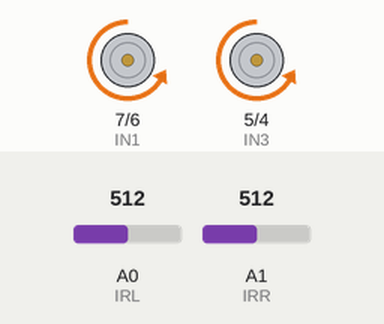
A sketch run on a simulated Arduino Uno, built with avr-gcc and run on an emulated ATmega328P. Shown: motor-driver pin pairs drawn as motors (green arrow = first pin HIGH = forward, orange = second pin HIGH = backward, longer = more drive, scaled by the enable pin). Inputs (shaded band) come from the test bench; at power-on: A0 (IRL) = 512, A1 (IRR) = 512.

Above: at 3.5 s.
3.6 s: A0 (IRL) set to 40
At 4.2 s:
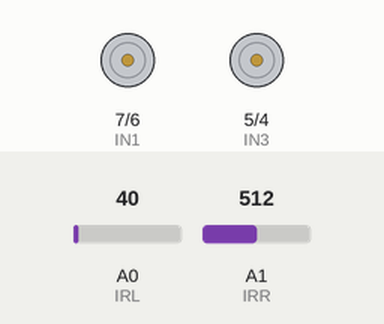
7.1 s: A0 (IRL) set to 60
At 7.7 s:
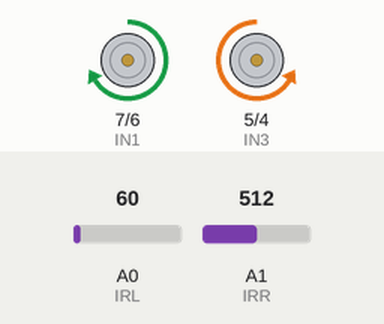
Timing chart, 0 to 16.8 s (numbered marks = the images above; inputs shaded):
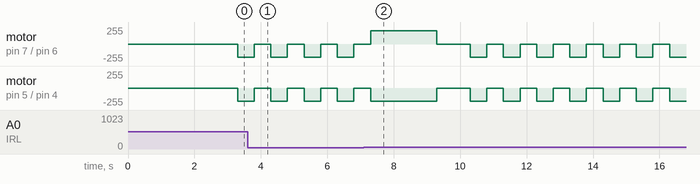

The sketch:

Linei.ino
```cpp
const int IN1 = 7;
const int IN2 = 6;
const int IN3 = 5;
const int IN4 = 4;
const int ENA = 9;
const int ENB = 10;
const int IRL = A0;
const int IRR = A1;
int LEFT_SENSOR = 1000;
int RIGHT_SENSOR = 1000;
int thresholdIR = 50;


int program = 0;
int moveNum = 0;

void setup() {
  Serial.begin (9600);
  pinMode (IN1, OUTPUT);
  pinMode (IN2, OUTPUT);
  pinMode (IN3, OUTPUT);
  pinMode (IN4, OUTPUT);
  pinMode (ENA, OUTPUT);
  pinMode (ENB, OUTPUT);
  pinMode(IRL, INPUT); // initialize Right sensor as an inut
  pinMode(IRR, INPUT); // initialize Left sensor as as input

  delay(300);

  analogWrite(ENA, 200);
  analogWrite(ENB, 200);

  delay(2000);
}

void loop() {
  checkIRSensor();
  FirstProgram();
}

void checkIRSensor() {
  LEFT_SENSOR = analogRead(IRL);
  RIGHT_SENSOR = analogRead(IRR);
}

void FirstProgram() {
  if (moveNum == 0 || moveNum == 2 || moveNum == 4 || moveNum == 6) {
    normalMove();
  }
  else if(moveNum == 1){
    turnRight();
  }
  else if(moveNum == 3){
    turnReverseRight();
  }
  else if(moveNum == 5){
    turnLeft();
  }
  else if(moveNum == 7){
    turnReverseRight();
    moveNum = 0;
  }
}

void turnRight(){
    do{
      moveRight();
      delay(500);
      mstop();
      delay(500);
      checkIRSensor();
    } while (RIGHT_SENSOR < thresholdIR || LEFT_SENSOR < thresholdIR);
    moveForward();
    delay(2000);
    moveNum++;
}

void turnLeft(){
    do{
      moveLeft();
      delay(500);
      mstop();
      delay(500);
      checkIRSensor();
    } while (RIGHT_SENSOR < thresholdIR || LEFT_SENSOR < thresholdIR);
    moveForward();
    delay(2000);
    moveNum++;
}

void turnReverseRight(){
    do{
      moveRight();
      delay(500);
      mstop();
      delay(500);
      checkIRSensor();
    } while (RIGHT_SENSOR < thresholdIR);

    do{
      moveRight();
      delay(500);
      mstop();
      delay(500);
      checkIRSensor();
    } while (RIGHT_SENSOR > thresholdIR);

    moveNum++;
}


void normalMove() {
  if (RIGHT_SENSOR < thresholdIR && LEFT_SENSOR < thresholdIR) //FORWARD
  {
    moveForward();
  }

  else if (RIGHT_SENSOR > thresholdIR && LEFT_SENSOR < thresholdIR) //LEFT
  {
    moveLeft();
  }

  else if (RIGHT_SENSOR < thresholdIR && LEFT_SENSOR > thresholdIR) //RIGHT
  {
    moveRight();
  }

  else if (RIGHT_SENSOR > thresholdIR && LEFT_SENSOR > thresholdIR) //BACK
  {
    moveNum++;
    mstop();
    delay(1000);
    checkIRSensor();
    while (RIGHT_SENSOR < thresholdIR || LEFT_SENSOR < thresholdIR) {
      moveBack();
      delay(500);
      mstop();
      delay(500);
      checkIRSensor();
    }
  }
}

void moveForward() {
  digitalWrite(IN1, HIGH);
  digitalWrite(IN2, LOW);
  digitalWrite(IN3, LOW);
  digitalWrite(IN4, HIGH);
}

void moveBack() {
  digitalWrite(IN1, LOW);
  digitalWrite(IN2, HIGH);
  digitalWrite(IN3, HIGH);
  digitalWrite(IN4, LOW);
}

void moveLeft() {
  digitalWrite(IN1, LOW);
  digitalWrite(IN2, LOW);
  digitalWrite(IN3, HIGH);
  digitalWrite(IN4, LOW);
}

void moveRight() {
  digitalWrite(IN1, LOW);
  digitalWrite(IN2, HIGH);
  digitalWrite(IN3, LOW);
  digitalWrite(IN4, HIGH);
}

void mstop() {
  digitalWrite(IN1, LOW);
  digitalWrite(IN2, LOW);
  digitalWrite(IN3, LOW);
  digitalWrite(IN4, LOW);
}
```
